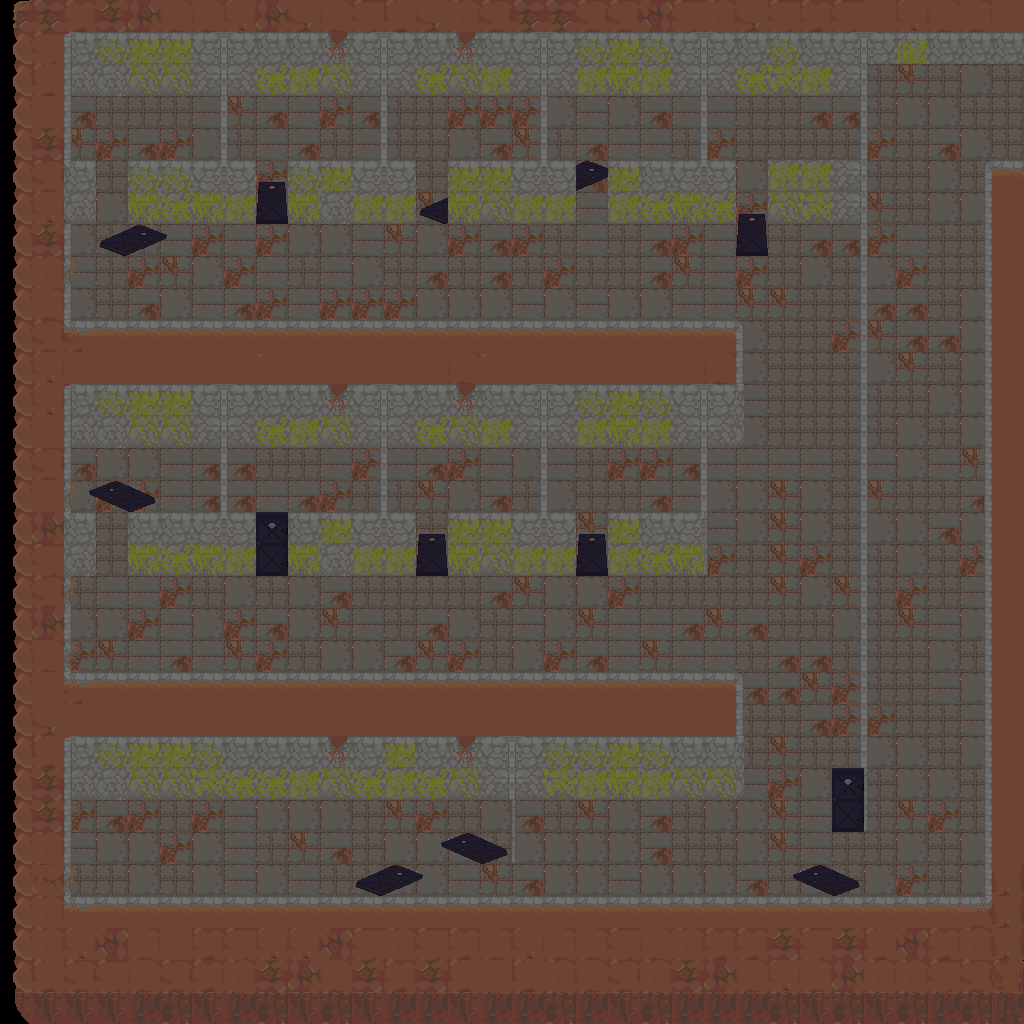

Below is a game level as drawn by its tile map, then a one-line description and the .tmx that defines it (tile-layer data replaced by summaries):
An orthogonal 32x32 tile map with 32x32 px tiles, 3 tile layers (Terrain, Props, Walls), 4 tilesets and 4 objects.

<map version="1.10" tiledversion="1.10.2" orientation="orthogonal" renderorder="right-down" width="32" height="32" tilewidth="32" tileheight="32" infinite="0" nextlayerid="13" nextobjectid="10">
 <editorsettings>
  <export target="mapTest1.json" format="json" />
 </editorsettings>
 <tileset firstgid="1" source="../Tilesets/Earth_Underground.tsx" />
 <tileset firstgid="257" source="../Tilesets/Moss_Stone_Walls_Underground.tsx" />
 <tileset firstgid="385" source="../Tilesets/Dungeon_Floor.tsx" />
 <tileset firstgid="449" source="../Tilesets/Dungeon_Doors.tsx" />
 <layer id="1" name="Terrain" width="32" height="32">
  <data>[1024 cells, 1024 non-empty, 39 distinct tile ids]</data>
 </layer>
 <layer id="9" name="Props" width="32" height="32">
  <data>[1024 cells, 1024 non-empty, 14 distinct tile ids]</data>
 </layer>
 <layer id="5" name="Walls" width="32" height="32" locked="1">
  <data>[1024 cells, 1024 non-empty, 43 distinct tile ids]</data>
 </layer>
 <objectgroup id="10" name="EnemiesSpawn">
  <object id="6" x="431.333" y="141.333">
   <properties>
    <property name="enemyId" type="int" value="0" />
   </properties>
   <point />
  </object>
 </objectgroup>
 <objectgroup id="11" name="Waypoints" locked="1">
  <object id="7" x="992" y="64" width="32" height="112">
   <properties>
    <property name="nextMapFileName" value="mapText2.json" />
   </properties>
  </object>
 </objectgroup>
 <objectgroup id="12" name="Items">
  <object id="8" x="800" y="310.667">
   <properties>
    <property name="isPicked" type="bool" value="false" />
    <property name="itemId" type="int" value="0" />
   </properties>
   <point />
  </object>
  <object id="9" x="120" y="500">
   <properties>
    <property name="isPicked" type="bool" value="false" />
    <property name="itemId" type="int" value="0" />
   </properties>
   <point />
  </object>
 </objectgroup>
</map>
